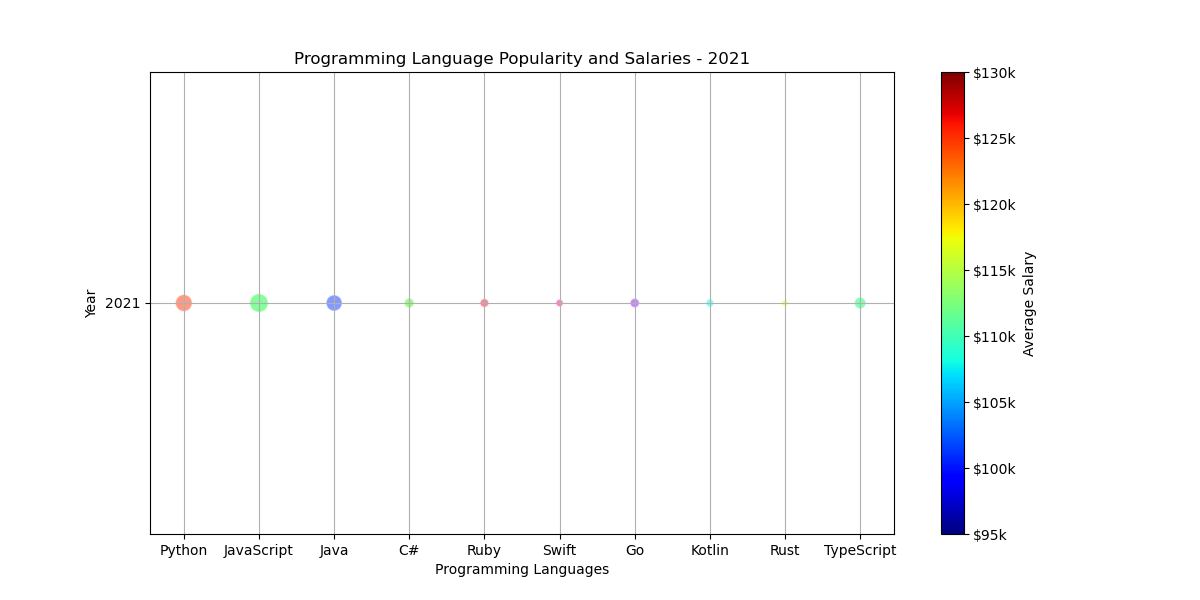

Recreate this plot in Python.

import matplotlib.pyplot as plt

# Data
languages = ['Python', 'JavaScript', 'Java', 'C#', 'Ruby', 'Swift', 'Go', 'Kotlin', 'Rust', 'TypeScript']
year = [2021] * len(languages)
job_postings = [15000, 18000, 13500, 5000, 4000, 3000, 4500, 3500, 2500, 7000]
average_salary = [110000, 105000, 115000, 95000, 120000, 130000, 125000, 115000, 130000, 100000]

# Size is proportional to job postings, and color represents average salary
size = [x / 100 for x in job_postings]
colors = ['#FF5733', '#33FF57', '#3357FF', '#57FF33', '#FF3357', '#FF33A4', '#A433FF', '#33FFF4', '#F4FF33', '#33FF83']

# Create a figure with specific width and height
fig, ax = plt.subplots(figsize=(12, 6))

# Bubble chart
sc = ax.scatter(languages, year, s=size, c=colors, alpha=0.6, edgecolors='w')

# Customize chart
ax.set_title('Programming Language Popularity and Salaries - 2021')
ax.set_xlabel('Programming Languages')
ax.set_ylabel('Year')
ax.set_yticks([2021])  # Only one year on the y-axis
ax.grid(True)

# Adding a color bar to indicate average salary
salary_tick_vals = range(90000, 135000, 5000)
salary_tick_labels = ['$' + str(val // 1000) + 'k' for val in salary_tick_vals]
sm = plt.cm.ScalarMappable(cmap=plt.cm.jet, norm=plt.Normalize(vmin=min(average_salary), vmax=max(average_salary)))
sm._A = []  # ScalarMappable expects an array of data values for colormap scaling; we provide a dummy
cbar = plt.colorbar(sm, ticks=salary_tick_vals)
cbar.ax.set_yticklabels(salary_tick_labels)
cbar.set_label('Average Salary')

# Show plot
plt.show()
